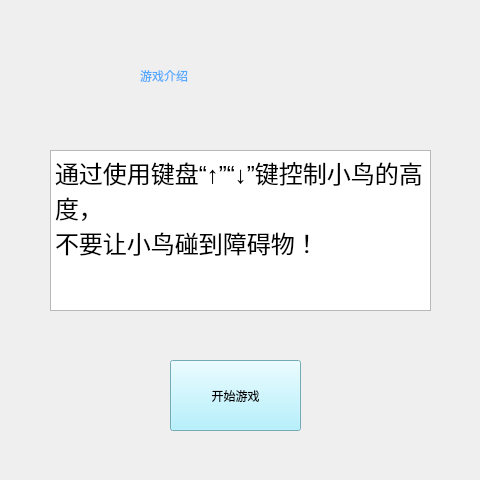
<?xml version="1.0" encoding="UTF-8"?>
<ui version="4.0">
 <class>Introduction</class>
 <widget class="QWidget" name="Introduction">
  <property name="geometry">
   <rect>
    <x>0</x>
    <y>0</y>
    <width>480</width>
    <height>480</height>
   </rect>
  </property>
  <property name="windowTitle">
   <string>Form</string>
  </property>
  <widget class="QLabel" name="label">
   <property name="geometry">
    <rect>
     <x>140</x>
     <y>40</y>
     <width>211</width>
     <height>71</height>
    </rect>
   </property>
   <property name="styleSheet">
    <string notr="true">font: 28pt &quot;楷体&quot;;
color: rgb(85, 170, 255);</string>
   </property>
   <property name="text">
    <string>游戏介绍</string>
   </property>
  </widget>
  <widget class="QPushButton" name="pushButton">
   <property name="geometry">
    <rect>
     <x>170</x>
     <y>360</y>
     <width>131</width>
     <height>71</height>
    </rect>
   </property>
   <property name="styleSheet">
    <string notr="true">background-color: rgb(160, 238, 255);</string>
   </property>
   <property name="text">
    <string>开始游戏</string>
   </property>
  </widget>
  <widget class="QTextBrowser" name="text">
   <property name="geometry">
    <rect>
     <x>50</x>
     <y>150</y>
     <width>381</width>
     <height>161</height>
    </rect>
   </property>
   <property name="styleSheet">
    <string notr="true">font: 20pt &quot;Agency FB&quot;;
QTextBrowser {background-color:rgb(255,0,0,0);border:0px;}</string>
   </property>
   <property name="html">
    <string>&lt;!DOCTYPE HTML PUBLIC &quot;-//W3C//DTD HTML 4.0//EN&quot; &quot;http://www.w3.org/TR/REC-html40/strict.dtd&quot;&gt;
&lt;html&gt;&lt;head&gt;&lt;meta name=&quot;qrichtext&quot; content=&quot;1&quot; /&gt;&lt;style type=&quot;text/css&quot;&gt;
p, li { white-space: pre-wrap; }
&lt;/style&gt;&lt;/head&gt;&lt;body style=&quot; font-family:'Agency FB'; font-size:20pt; font-weight:400; font-style:normal;&quot;&gt;
&lt;p style=&quot; margin-top:0px; margin-bottom:0px; margin-left:0px; margin-right:0px; -qt-block-indent:0; text-indent:0px;&quot;&gt;&lt;span style=&quot; font-size:18pt;&quot;&gt;通过使用键盘“↑”“↓”键控制小鸟的高度，&lt;/span&gt;&lt;/p&gt;
&lt;p style=&quot; margin-top:0px; margin-bottom:0px; margin-left:0px; margin-right:0px; -qt-block-indent:0; text-indent:0px;&quot;&gt;&lt;span style=&quot; font-size:18pt;&quot;&gt;不要让小鸟碰到障碍物！&lt;/span&gt;&lt;/p&gt;&lt;/body&gt;&lt;/html&gt;</string>
   </property>
  </widget>
 </widget>
 <resources/>
 <connections/>
</ui>
